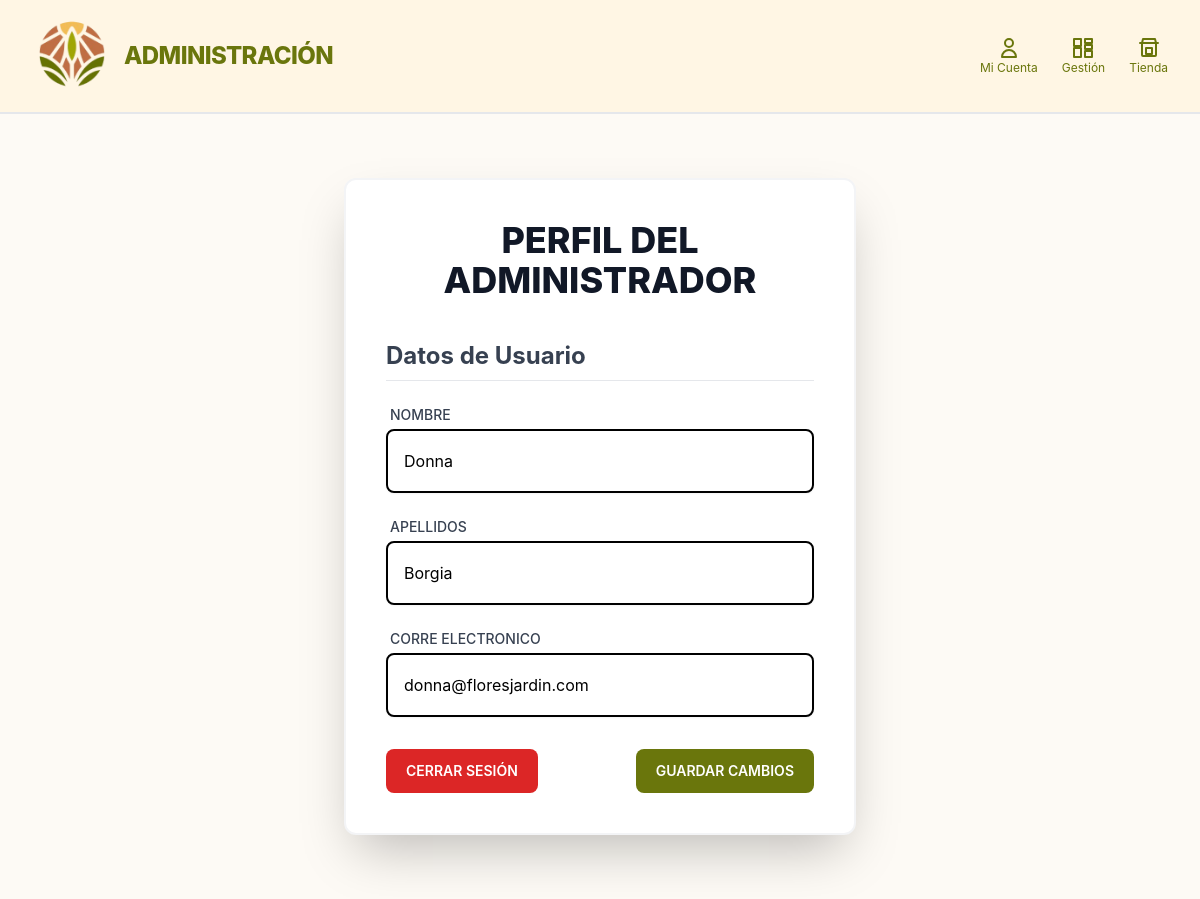
The app's page /perfil/admin (signed in) with its own data.
### home/models.py (models this page shows, shortened)
class Usuario(AbstractBaseUser, PermissionsMixin):
    nombre = models.CharField(max_length=200)
    apellidos = models.CharField(max_length=200)
    corre_electronico = models.EmailField(max_length=200, unique=True)
    password = models.CharField(max_length=128)
    objects = UsuarioManager()
    last_login = models.DateTimeField(null=True, blank=True)
    USERNAME_FIELD = 'corre_electronico'
    REQUIRED_FIELDS = ['nombre', 'apellidos']
    is_active = models.BooleanField(default=True)
    is_staff = models.BooleanField(default=False)
    is_superuser = models.BooleanField(default=False)

### perfil/views.py (the view)
# urls.py: path('admin', views.admin_perfil, name='admin_perfil'),
@login_required
def admin_perfil(request):
    usuario_instancia = request.user
    if request.method == 'POST':
        user_form = UsuarioAdminForm(request.POST, instance=usuario_instancia)
        if user_form.is_valid():
            user_form.save()
            messages.success(request, "Perfil de Administrador actualizado correctamente.")
            return redirect('adminpanel:adminpanel_index')
        else:
            messages.error(request, "Error al actualizar el perfil de Administrador.")
    else:
        user_form = UsuarioAdminForm(instance=usuario_instancia)
    contexto_admin = {
        'user_form': user_form,
        'es_admin': True,
    }
    return render(request, 'admin_perfil.html', contexto_admin)

### perfil/forms.py
class UsuarioAdminForm(forms.ModelForm):
    class Meta:
        model = Usuarios
        fields = ['nombre', 'apellidos', 'corre_electronico']
        widgets = {
            'nombre': forms.TextInput(attrs={'placeholder': 'NOMBRE', 'class': 'w-full outline-none'}),
            'apellidos': forms.TextInput(attrs={'placeholder': 'APELLIDOS', 'class': 'w-full outline-none'}),
            'corre_electronico': forms.EmailInput(attrs={'placeholder': 'CORREO ELECTRÓNICO', 'class': 'w-full outline-none', 'readonly': 'readonly'}),
        }

### home/context_processors.py (called while the page is built)
def productos_en_cesta(request):
    total_items = 0
    if request.user.is_authenticated:
        try:
            cesta = CestaCompra.objects.get(usuario_cliente__usuario=request.user)
        except CestaCompra.DoesNotExist:
            cesta = None
    else:
        session_id = request.session.get("cesta_id")
        cesta = CestaCompra.objects.filter(session_id=session_id).first() if session_id else None
    if cesta:
        total_items = sum(item.cantidad for item in cesta.items.all())
    return {'total_items_cesta': total_items}

### perfil/templates/admin_perfil.html (shortened to what this page needs)
{% load static %}
<!DOCTYPE html>
<html lang="es">
<head>
    <script src="https://cdn.tailwindcss.com"></script>
</head>
<body class="bg-gray-50">
    <header class="border-b border-gray-200 sticky top-0 z-50 bg-white">
    <div class="bg-[#fff6e4] border-b border-gray-200">
            <div class="max-w-7xl mx-auto px-4 sm:px-6 lg:px-8 py-4 flex items-center justify-between">
                <a href="{% url 'adminpanel:adminpanel_index' %}"  class="flex items-center text-2xl font-extrabold lm-text-green tracking-tight flex-shrink-0 mr-5">
                    <img src="{% static 'loga.png' %}"
                        alt="Logo Mundo Jardín"
                        class="h-20 w-20 mr-3 rounded-full">
                    ADMINISTRACIÓN
                </a>
                <div class="flex items-center space-x-6">
                    <a href="{% url 'perfil:admin_perfil' %}"
                    class="flex flex-col items-center text-[#6a760c] hover:text-[#bf7149] transition hidden sm:flex">
                        <svg xmlns="http://www.w3.org/2000/svg" class="h-6 w-6" fill="none" viewBox="0 0 24 24" stroke="currentColor">
                            <path stroke-linecap="round" stroke-linejoin="round" stroke-width="2"
                                d="M16 7a4 4 0 11-8 0 4 4 0 018 0zM12 14a7 7 0 00-7 7h14a7 7 0 00-7-7z"/>
                        </svg>
                        <span class="text-xs">Mi Cuenta</span>
                    </a>
                    <a href="{% url 'adminpanel:adminpanel_index' %}" class="flex flex-col items-center text-[#6a760c] hover:text-[#bf7149] transition relative">
                        <svg xmlns="http://www.w3.org/2000/svg" class="h-6 w-6" fill="none" viewBox="0 0 24 24" stroke="currentColor">
                            <path stroke-linecap="round" stroke-linejoin="round" stroke-width="2"
                                d="M3 3h7v7H3V3zM14 3h7v4h-7V3zM14 9h7v4h-7V9zM3 12h7v9H3v-9zM14 15h7v6h-7v-6z"/>
                        </svg>
                        <span class="text-xs">Gestión</span>
                    </a>
                    <a href="{% url 'home' %}" class="flex flex-col items-center text-[#6a760c] hover:text-[#bf7149] transition relative">
                        <svg xmlns="http://www.w3.org/2000/svg" class="h-6 w-6" fill="none" viewBox="0 0 24 24" stroke="currentColor">
                            <path stroke-linecap="round" stroke-linejoin="round" stroke-width="2"
                                d="M3 7h18M5 7v12a1 1 0 001 1h12a1 1 0 001-1V7M5 7l1-4h12l1 4M9 12h6v6H9v-6z"/>
                        </svg>
                        <span class="text-xs">Tienda</span>
                    </a>
                </div>
            </div>
        </div>
    </header>
<main class="py-12 md:py-16 bg-[#fdfaf5]">
    <div class="max-w-xl mx-auto px-4 sm:px-6 lg:px-8">
        <div class="bg-white p-8 md:p-10 rounded-xl shadow-2xl border-2 border-gray-100">
            <h2 class="text-4xl font-extrabold text-gray-900 mb-10 text-center">
                PERFIL DEL ADMINISTRADOR
            </h2>
            <form method="post" class="perfil-form space-y-6" id="perfil-form-guardar">
                <h3 class="text-2xl font-bold mb-4 border-b pb-2 text-gray-700">Datos de Usuario</h3>
                {% for field in user_form %}
                <div class="field-wrapper">
                    <label for="{{ field.id_for_label }}" class="block text-sm font-medium text-gray-700 mb-1 ml-1">
                        {{ field.label|upper }}
                    </label>
                    <div class="p-4 border-2 border-black rounded-lg bg-white shadow-sm flex items-center h-16">
                        {{ field }}
                    </div>
                </div>
                {% endfor %}
            </form>
            <div class="flex justify-between pt-8 items-center">
                <form action="{% url 'inicio_sesion:logout' %}" method="post" class="inline">
                    <button type="submit"
                            class="px-5 py-3 bg-red-600 text-white font-semibold rounded-lg hover:bg-red-700 transition duration-300 text-sm">
                        CERRAR SESIÓN
                    </button>
                </form>
                <button type="submit" form="perfil-form-guardar"
                        class="px-5 py-3 bg-[#6a760c] text-white font-semibold rounded-lg hover:bg-[#bf7149] transition duration-300 text-sm">
                    GUARDAR CAMBIOS
                </button>
            </div>
        </div>
    </div>
</main>

### perfil/templates/admin_perfil.html (style rules this page uses)
body { font-family: 'Inter', sans-serif; }
.lm-text-green { color: #6a760c; }

### records on screen
Usuario: user_form "Donna" "Borgia" "donna@floresjardin.com"

### other values on screen
{{ field.label|upper }} "NOMBRE" "APELLIDOS" "CORRE ELECTRONICO"
